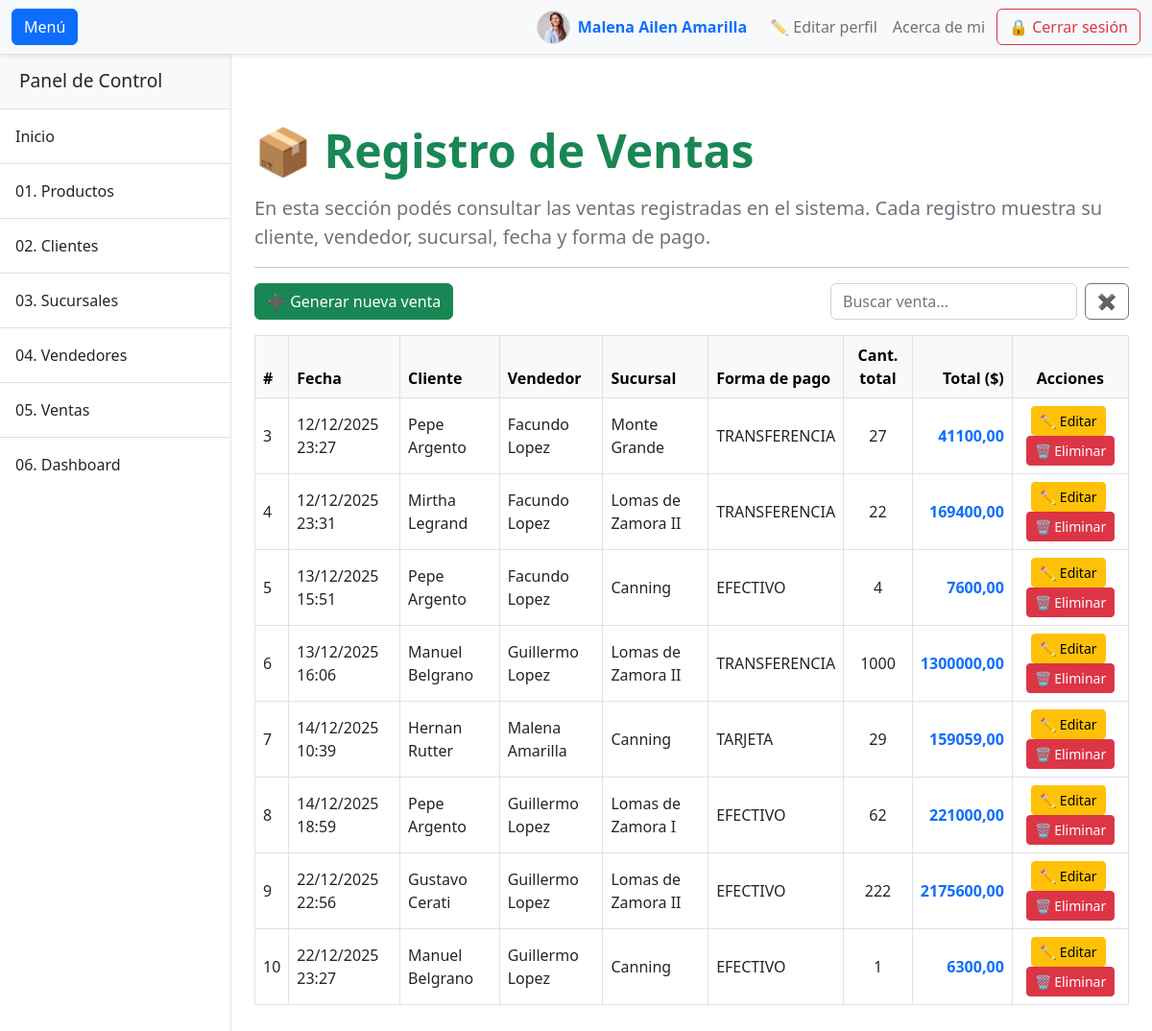
/ventas/ (signed in), run on the app's committed database.
### aplicacion/models.py (models this page shows, shortened)
class UserProfile(models.Model):
    user = models.OneToOneField(User, on_delete=models.CASCADE)
    profile_picture = models.ImageField(
        upload_to='profile_pics/',
        default='profile_pics/default.jpg',
        blank=True,
        null=True
    )

class Venta(models.Model):
    id_venta = models.AutoField(primary_key=True)
    fecha_hora_venta = models.DateTimeField(auto_now_add=True)
    vendedor = models.ForeignKey(Vendedor, on_delete=models.CASCADE)
    cliente = models.ForeignKey(Cliente, on_delete=models.CASCADE)
    sucursal = models.ForeignKey(Sucursal, on_delete=models.CASCADE)
    producto = models.ManyToManyField(Producto, through='DetalleVenta')
    forma_de_pago = models.CharField(
    max_length=50,
    choices=[
        ('EFECTIVO', 'Efectivo'),
        ('TARJETA', 'Tarjeta'),
        ('TRANSFERENCIA', 'Transferencia')
    ],
    blank=False,  #obligatorio
    null=False
)

class Cliente(models.Model):
    id_cliente = models.AutoField(primary_key=True)
    dni = models.CharField(max_length=10, unique=True)
    nombre_cliente = models.CharField(max_length=100)
    apellido_cliente = models.CharField(max_length=100)
    domicilio = models.CharField(max_length=150)
    codigo_postal = models.CharField(max_length=10)
    localidad = models.CharField(max_length=100)
    fecha_alta = models.DateField(auto_now_add=True)
    def __str__(self):
        return f"{self.nombre_cliente} {self.apellido_cliente}"

class Vendedor(models.Model):
    id_vendedor = models.AutoField(primary_key=True)
    nombre_vendedor = models.CharField(max_length=100)
    apellido_vendedor = models.CharField(max_length=100)
    def __str__(self):
        return f"{self.nombre_vendedor} {self.apellido_vendedor}"

class Sucursal(models.Model):
    id_sucursal = models.AutoField(primary_key=True)
    nombre_sucursal = models.CharField(max_length=100)
    def __str__(self):
        return self.nombre_sucursal

### aplicacion/views.py (the view)
# urls.py: path('ventas/', views.ventas, name='ventas'),
@login_required(login_url='login')
@permission_required('aplicacion.view_venta', raise_exception=True)
def ventas(request):
    ventas = Venta.objects.all()
    datos_ventas = []
    for v in ventas:
        detalles = v.detalleventa_set.all()
        cantidad_total = sum([d.cantidad_vendida for d in detalles])
        total_venta = sum([d.precio_total for d in detalles])
        datos_ventas.append({
            'venta': v,
            'cantidad_total': cantidad_total,
            'total_venta': total_venta
        })
    return render(request, 'entidades/ventas.html', {'datos_ventas': datos_ventas})

### aplicacion/templates/entidades/ventas.html (shortened to what this page needs)
{% extends 'entidades/base.html' %}
{% block content %}
<div class="container mt-4">
    <h1 class="display-5 fw-bold text-success mb-3">📦 Registro de Ventas</h1>
    <p class="lead text-muted">
        En esta sección podés consultar las ventas registradas en el sistema.
        Cada registro muestra su cliente, vendedor, sucursal, fecha y forma de pago.
    </p>
    <hr>
    <div class="d-flex justify-content-between align-items-center mb-3">
        <a href="{% url 'crear_venta' %}" class="btn btn-success">➕ Generar nueva venta</a>
        <div class="d-flex ms-3" style="max-width: 350px;">
            <input type="text" id="searchInput"
                   class="form-control me-2"
                   placeholder="Buscar venta..."
                   autocomplete="off">
            <button type="button" id="clearButton" class="btn btn-outline-secondary">✖</button>
        </div>
    </div>
    {% if datos_ventas %}
        <table class="table table-hover table-bordered align-middle mt-3" id="ventaTable">
            <thead class="table-light">
                <tr>
                    <th>#</th>
                    <th>Fecha</th>
                    <th>Cliente</th>
                    <th>Vendedor</th>
                    <th>Sucursal</th>
                    <th>Forma de pago</th>
                    <th class="text-center">Cant. total</th>
                    <th class="text-end">Total ($)</th>
                    <th class="text-center">Acciones</th>
                </tr>
            </thead>
            <tbody>
                {% for dato in datos_ventas %}
                    <tr>
                        <td>{{ dato.venta.id_venta }}</td>
                        <td>{{ dato.venta.fecha_hora_venta|date:"d/m/Y H:i" }}</td>
                        <td>{{ dato.venta.cliente }}</td>
                        <td>{{ dato.venta.vendedor }}</td>
                        <td>{{ dato.venta.sucursal }}</td>
                        <td>{{ dato.venta.forma_de_pago }}</td>
                        <td class="text-center">{{ dato.cantidad_total }}</td>
                        <td class="text-end fw-bold text-primary">{{ dato.total_venta|floatformat:2 }}</td>
                        <td class="text-center">
                            <a href="{% url 'editar_venta' dato.venta.id_venta %}"
                               class="btn btn-sm btn-warning me-1">✏️ Editar</a>
                            <a href="{% url 'eliminar_venta' dato.venta.id_venta %}"
                               class="btn btn-sm btn-danger"
                               onclick="return confirm('¿Seguro que querés eliminar esta venta?');">🗑️ Eliminar</a>
                        </td>
                    </tr>
                {% endfor %}
            </tbody>
        </table>
    {% else %}
        <div class="alert alert-info mt-4" role="alert">
            <strong>ℹ️ No hay ventas registradas todavía.</strong>
            Probá creando una nueva venta para comenzar a registrar movimientos.
        </div>
    {% endif %}
</div>
{% endblock %}

### aplicacion/templates/entidades/base.html (shortened to what this page needs)
{% load static %}
<!DOCTYPE html>
<html lang="es">
    <head>
        <link href="https://cdn.jsdelivr.net/npm/bootstrap@5.2.3/dist/css/bootstrap.min.css" rel="stylesheet" />
        <link rel="stylesheet" href="{% static 'css/styles.css' %}" />
    </head>
    <body>
        <div class="d-flex" id="wrapper">
            <div class="border-end bg-white" id="sidebar-wrapper" style="margin-top: 56px;">
                <div class="sidebar-heading border-bottom bg-light">Panel de Control</div>
                    <div class="list-group list-group-flush">
                        <a class="list-group-item list-group-item-action p-3" href="{% url 'index' %}">Inicio</a>
                        <a class="list-group-item list-group-item-action p-3" href="{% url 'productos' %}">01. Productos</a>
                        <a class="list-group-item list-group-item-action p-3" href="{% url 'clientes' %}">02. Clientes</a>
                        <a class="list-group-item list-group-item-action p-3" href="{% url 'sucursales' %}">03. Sucursales</a>
                        <a class="list-group-item list-group-item-action p-3" href="{% url 'vendedores' %}">04. Vendedores</a>
                        <a class="list-group-item list-group-item-action p-3" href="{% url 'ventas' %}">05. Ventas</a>
                        <a class="list-group-item list-group-item-action p-3" href="{% url 'dashboard' %}">06. Dashboard</a>
                    </div>
            </div>
            <div id="page-content-wrapper">
                <nav class="navbar navbar-expand-lg navbar-light bg-light border-bottom shadow-sm fixed-top" style="z-index: 1030;">
                    <div class="container-fluid">
                        <button class="btn btn-primary" id="sidebarToggle">Menú</button>
                        <div class="collapse navbar-collapse" id="navbarSupportedContent">
                            <ul class="navbar-nav ms-auto mt-2 mt-lg-0 align-items-center">
                                {% if user.is_authenticated %}
                                <li class="nav-item d-flex align-items-center me-3">
                                    <img src="{{ user.userprofile.profile_picture.url }}"
                                        onerror="this.src='/media/profile_pics/default.jpg'"
                                        alt="Foto de perfil"
                                        class="rounded-circle me-2"
                                        style="width: 35px; height: 35px; object-fit: cover; border: 1px solid #ddd;">
                                    <span class="fw-semibold">
                                        <span class="text-primary">{{ user.first_name }}</span>
                                        <span class="text-primary">{{ user.last_name }}</span>
                                    </span>
                                </li>
                                {% endif %}
                                <li class="nav-item">
                                    <a class="nav-link" href="{% url 'editar_perfil' %}">✏️ Editar perfil</a>
                                </li>
                                <li class="nav-item"><a class="nav-link" href="{% url 'quien_soy' %}">Acerca de mi</a></li>
                                <li class="nav-item"><a class="btn btn-outline-danger ms-1" href="{% url 'logout' %}">🔒 Cerrar sesión</a></li>
                            </ul>
                        </div>
                    </div>
                </nav>
                <main class="container-fluid py-4" style="margin-top: 80px;">
                    {% block content %}
                    {% endblock %}
                </main>
            </div>
        </div>
    </body>
</html>

### data on the page
Venta: venta.id_venta "3", venta.fecha_hora_venta "12/12/2025 23:27", venta.cliente "Pepe Argento", venta.vendedor "Facundo Lopez", venta.sucursal "Monte Grande", venta.forma_de_pago "TRANSFERENCIA", cantidad_total "27", total_venta "41100,00"
Venta: venta.id_venta "4", venta.fecha_hora_venta "12/12/2025 23:31", venta.cliente "Mirtha Legrand", venta.vendedor "Facundo Lopez", venta.sucursal "Lomas de Zamora II", venta.forma_de_pago "TRANSFERENCIA", cantidad_total "22", total_venta "169400,00"
Venta: venta.id_venta "5", venta.fecha_hora_venta "13/12/2025 15:51", venta.cliente "Pepe Argento", venta.vendedor "Facundo Lopez", venta.sucursal "Canning", venta.forma_de_pago "EFECTIVO", cantidad_total "4", total_venta "7600,00"
Venta: venta.id_venta "6", venta.fecha_hora_venta "13/12/2025 16:06", venta.cliente "Manuel Belgrano", venta.vendedor "Guillermo Lopez", venta.sucursal "Lomas de Zamora II", venta.forma_de_pago "TRANSFERENCIA", cantidad_total "1000", total_venta "1300000,00"
Venta: venta.id_venta "7", venta.fecha_hora_venta "14/12/2025 10:39", venta.cliente "Hernan Rutter", venta.vendedor "Malena Amarilla", venta.sucursal "Canning", venta.forma_de_pago "TARJETA", cantidad_total "29", total_venta "159059,00"
Venta: venta.id_venta "8", venta.fecha_hora_venta "14/12/2025 18:59", venta.cliente "Pepe Argento", venta.vendedor "Guillermo Lopez", venta.sucursal "Lomas de Zamora I", venta.forma_de_pago "EFECTIVO", cantidad_total "62", total_venta "221000,00"
Venta: venta.id_venta "9", venta.fecha_hora_venta "22/12/2025 22:56", venta.cliente "Gustavo Cerati", venta.vendedor "Guillermo Lopez", venta.sucursal "Lomas de Zamora II", venta.forma_de_pago "EFECTIVO", cantidad_total "222", total_venta "2175600,00"
Venta: venta.id_venta "10", venta.fecha_hora_venta "22/12/2025 23:27", venta.cliente "Manuel Belgrano", venta.vendedor "Guillermo Lopez", venta.sucursal "Canning", venta.forma_de_pago "EFECTIVO", cantidad_total "1", total_venta "6300,00"

### other printed values
{{ user.first_name }} "Malena Ailen"
{{ user.last_name }} "Amarilla"
